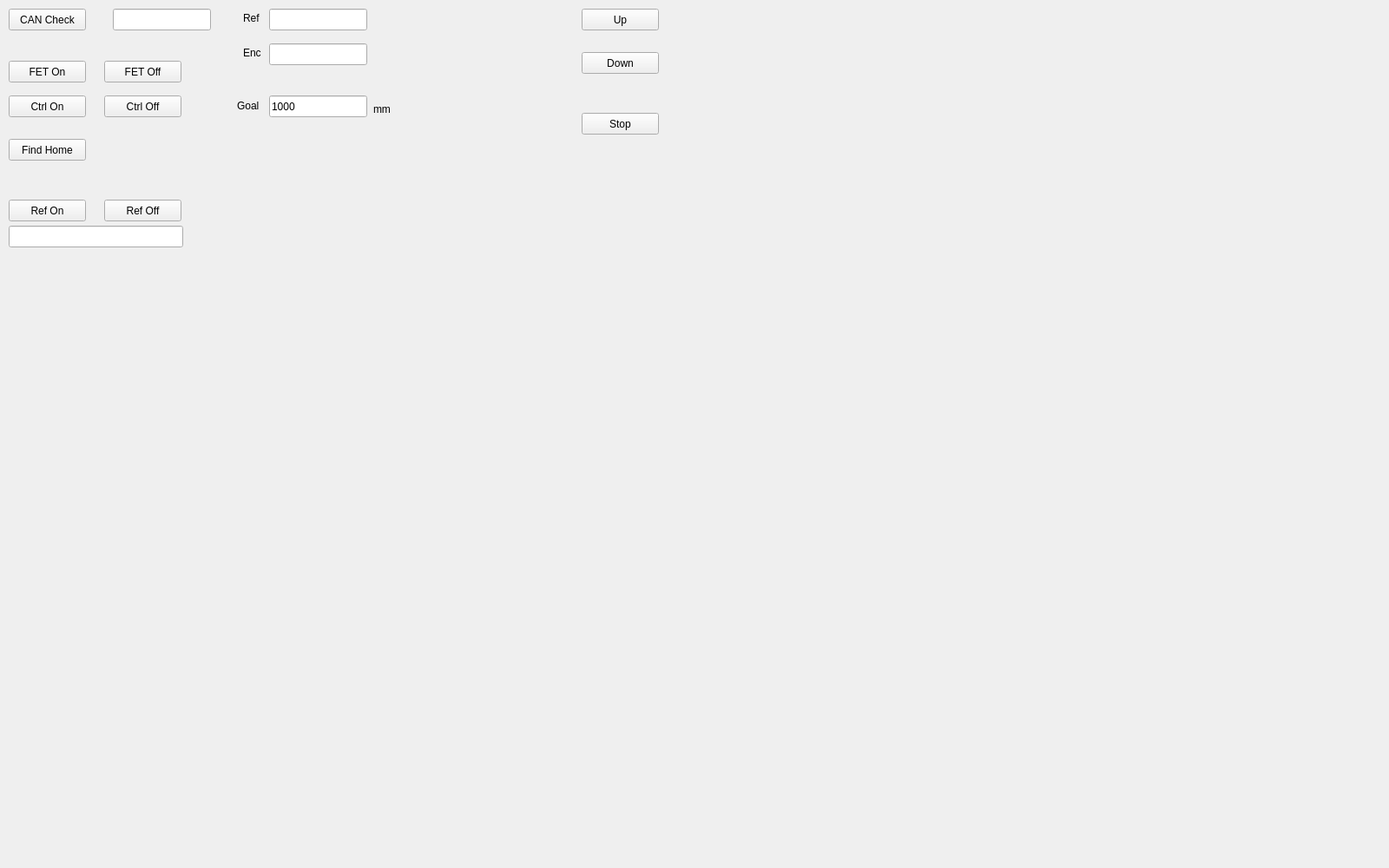
<?xml version="1.0" encoding="UTF-8"?>
<ui version="4.0">
 <class>LiftPage</class>
 <widget class="QWidget" name="LiftPage">
  <property name="geometry">
   <rect>
    <x>0</x>
    <y>0</y>
    <width>1600</width>
    <height>1000</height>
   </rect>
  </property>
  <property name="windowTitle">
   <string>Form</string>
  </property>
  <widget class="QPushButton" name="BTN_FINDHOME">
   <property name="geometry">
    <rect>
     <x>10</x>
     <y>160</y>
     <width>89</width>
     <height>25</height>
    </rect>
   </property>
   <property name="text">
    <string>Find Home</string>
   </property>
  </widget>
  <widget class="QPushButton" name="BTN_CANCHECK">
   <property name="geometry">
    <rect>
     <x>10</x>
     <y>10</y>
     <width>89</width>
     <height>25</height>
    </rect>
   </property>
   <property name="text">
    <string>CAN Check</string>
   </property>
  </widget>
  <widget class="QPushButton" name="BTN_FETOFF">
   <property name="geometry">
    <rect>
     <x>120</x>
     <y>70</y>
     <width>89</width>
     <height>25</height>
    </rect>
   </property>
   <property name="text">
    <string>FET Off</string>
   </property>
  </widget>
  <widget class="QPushButton" name="BTN_RIFT_UP">
   <property name="geometry">
    <rect>
     <x>670</x>
     <y>10</y>
     <width>89</width>
     <height>25</height>
    </rect>
   </property>
   <property name="text">
    <string>Up</string>
   </property>
  </widget>
  <widget class="QLineEdit" name="LE_STATUS">
   <property name="geometry">
    <rect>
     <x>130</x>
     <y>10</y>
     <width>113</width>
     <height>25</height>
    </rect>
   </property>
  </widget>
  <widget class="QLineEdit" name="LE_REF">
   <property name="geometry">
    <rect>
     <x>310</x>
     <y>10</y>
     <width>113</width>
     <height>25</height>
    </rect>
   </property>
  </widget>
  <widget class="QPushButton" name="BTN_CTRLON">
   <property name="geometry">
    <rect>
     <x>10</x>
     <y>110</y>
     <width>89</width>
     <height>25</height>
    </rect>
   </property>
   <property name="text">
    <string>Ctrl On</string>
   </property>
  </widget>
  <widget class="QPushButton" name="BTN_REFOFF">
   <property name="geometry">
    <rect>
     <x>120</x>
     <y>230</y>
     <width>89</width>
     <height>25</height>
    </rect>
   </property>
   <property name="text">
    <string>Ref Off</string>
   </property>
  </widget>
  <widget class="QPushButton" name="BTN_CTRLOFF">
   <property name="geometry">
    <rect>
     <x>120</x>
     <y>110</y>
     <width>89</width>
     <height>25</height>
    </rect>
   </property>
   <property name="text">
    <string>Ctrl Off</string>
   </property>
  </widget>
  <widget class="QPushButton" name="BTN_FETON">
   <property name="geometry">
    <rect>
     <x>10</x>
     <y>70</y>
     <width>89</width>
     <height>25</height>
    </rect>
   </property>
   <property name="text">
    <string>FET On</string>
   </property>
  </widget>
  <widget class="QPushButton" name="BTN_REFON">
   <property name="geometry">
    <rect>
     <x>10</x>
     <y>230</y>
     <width>89</width>
     <height>25</height>
    </rect>
   </property>
   <property name="text">
    <string>Ref On</string>
   </property>
  </widget>
  <widget class="QLabel" name="LABEL_ENCODER">
   <property name="geometry">
    <rect>
     <x>280</x>
     <y>50</y>
     <width>30</width>
     <height>21</height>
    </rect>
   </property>
   <property name="text">
    <string>Enc</string>
   </property>
  </widget>
  <widget class="QPushButton" name="BTN_STOP">
   <property name="geometry">
    <rect>
     <x>670</x>
     <y>130</y>
     <width>89</width>
     <height>25</height>
    </rect>
   </property>
   <property name="text">
    <string>Stop</string>
   </property>
  </widget>
  <widget class="QPushButton" name="BTN_DOWN">
   <property name="geometry">
    <rect>
     <x>670</x>
     <y>60</y>
     <width>89</width>
     <height>25</height>
    </rect>
   </property>
   <property name="text">
    <string>Down</string>
   </property>
  </widget>
  <widget class="QLineEdit" name="LE_REF_STATUS">
   <property name="geometry">
    <rect>
     <x>10</x>
     <y>260</y>
     <width>201</width>
     <height>25</height>
    </rect>
   </property>
  </widget>
  <widget class="QLabel" name="LABEL_REF">
   <property name="geometry">
    <rect>
     <x>280</x>
     <y>10</y>
     <width>30</width>
     <height>21</height>
    </rect>
   </property>
   <property name="text">
    <string>Ref</string>
   </property>
  </widget>
  <widget class="QLineEdit" name="LE_ENCODER">
   <property name="geometry">
    <rect>
     <x>310</x>
     <y>50</y>
     <width>113</width>
     <height>25</height>
    </rect>
   </property>
  </widget>
  <widget class="QLineEdit" name="LE_GOAL">
   <property name="geometry">
    <rect>
     <x>310</x>
     <y>110</y>
     <width>113</width>
     <height>25</height>
    </rect>
   </property>
   <property name="text">
    <string>1000</string>
   </property>
  </widget>
  <widget class="QLabel" name="LABEL_GOAL">
   <property name="geometry">
    <rect>
     <x>273</x>
     <y>111</y>
     <width>31</width>
     <height>21</height>
    </rect>
   </property>
   <property name="text">
    <string>Goal</string>
   </property>
  </widget>
  <widget class="QLabel" name="mm">
   <property name="geometry">
    <rect>
     <x>430</x>
     <y>110</y>
     <width>67</width>
     <height>31</height>
    </rect>
   </property>
   <property name="text">
    <string>mm</string>
   </property>
  </widget>
  <widget class="QLabel" name="LABEL_PULSE">
   <property name="geometry">
    <rect>
     <x>430</x>
     <y>10</y>
     <width>67</width>
     <height>31</height>
    </rect>
   </property>
   <property name="text">
    <string/>
   </property>
  </widget>
 </widget>
 <resources/>
 <connections/>
</ui>
